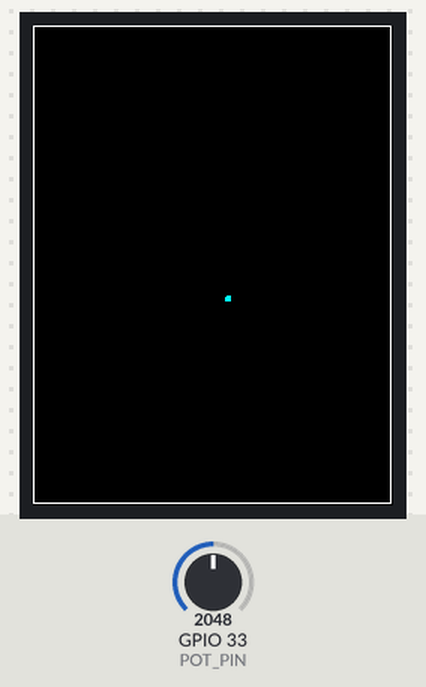
The sketch below on a simulated ESP32-C3. Shown: 240×320 colour display. Inputs (shaded band) come from the test bench; at power-on: GPIO 33 (POT_PIN) = 2048. Random numbers use the default seed unless the sketch sets one; what the sketch prints to the serial monitor is not drawn.

Above: at 1.21 s.
At 3.87 s:
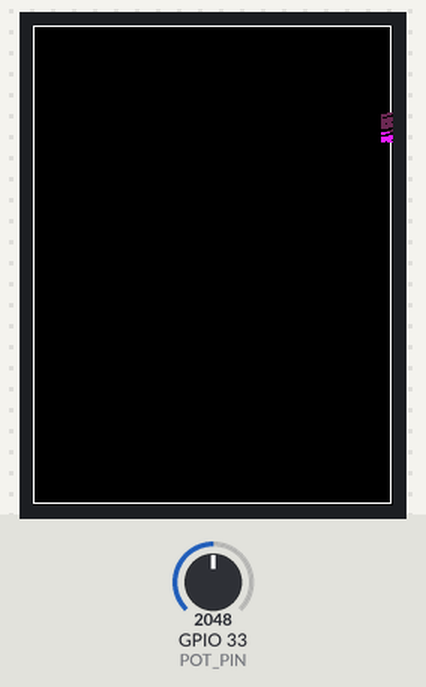
At 6.23 s:
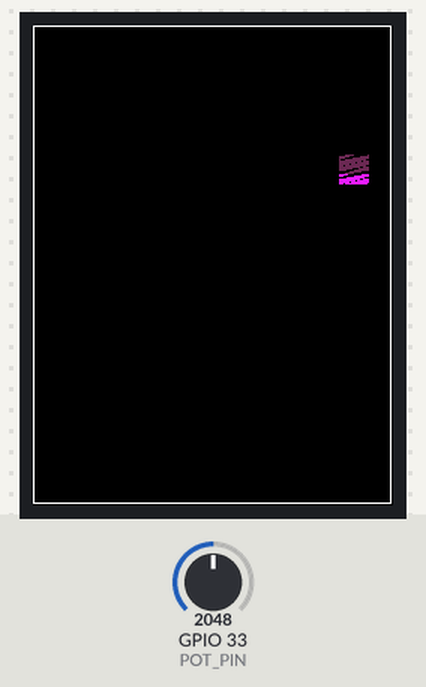
At 11.64 s:
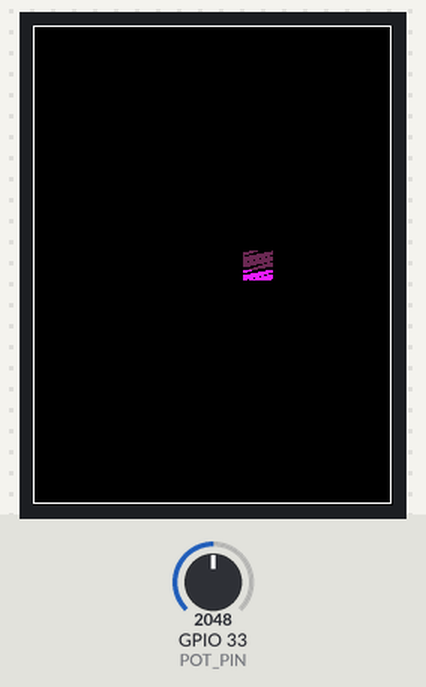
At 18.43 s:
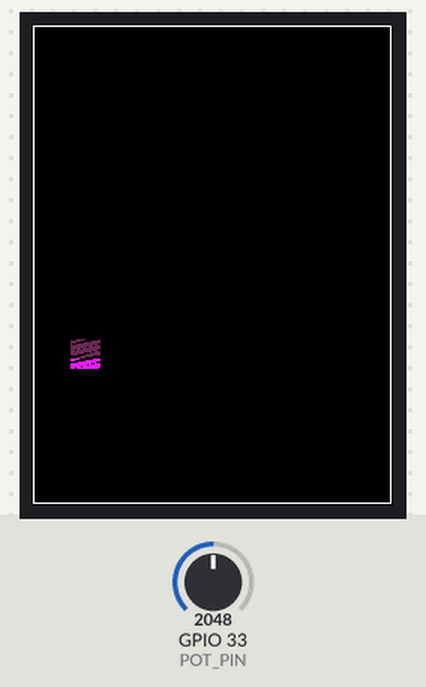
At 25.49 s:
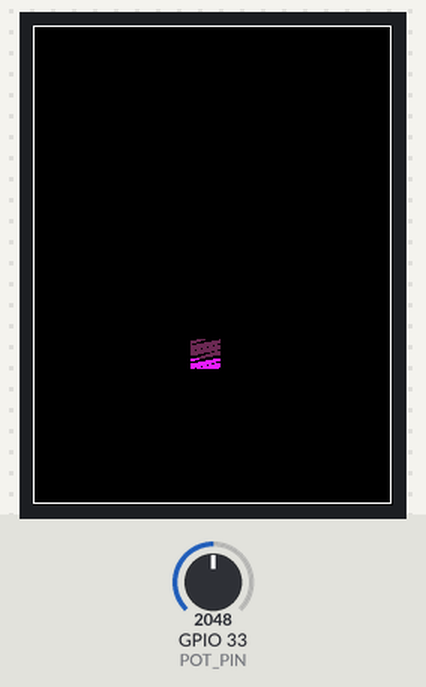

The sketch:

testa_a__man.ino
```cpp
// =========================================================
//  EspTeroids - Versão Polida
//  Com sprites customizados, controles ajustados
// =========================================================

#include <TFT_eSPI.h>
#include <SPI.h>
#include "sprites_data.h"  // Arquivo com sprites convertidos

TFT_eSPI tft = TFT_eSPI();
TFT_eSprite spriteNave = TFT_eSprite(&tft);
TFT_eSprite spriteAsteroide = TFT_eSprite(&tft);
TFT_eSprite spriteTiro = TFT_eSprite(&tft);

// ==================== CONSTANTES ====================
const int NAVE_SIZE = 20;
const int ASTEROIDE_SIZE = 20;
const int TIRO_SIZE = 4;
const int POT_PIN = 33;  // ⭐ Mudado para GPIO 33
const int MAX_ASTEROIDES = 8;
const int MAX_TIROS = 15;
const int PONTOS_EXTRA_VIDA = 2000;

// ==================== ESTRUTURAS ====================
struct Nave {
  int x, y;
  int angulo; // -120 até +120 (240 graus total)
  int velXTiro, velYTiro;
};

struct Asteroide {
  int x, y;
  int velX, velY;
  bool ativo;
  int tipo; // 0, 1, 2 (3 variações)
};

struct Tiro {
  int x, y;
  float velX, velY;
  bool ativo;
};

// ==================== VARIÁVEIS GLOBAIS ====================
Nave nave;
Asteroide asteroides[MAX_ASTEROIDES];
Tiro tiros[MAX_TIROS];

int score = 0;
int vidas = 3;
int ultimaVida = 0;
int dificuldade = 1;
unsigned long startTime = 0;

unsigned long lastAsteroideTime = 0;
unsigned long lastTiroTime = 0;
unsigned long lastFrameTime = 0;
const int FRAME_TIME = 20; // ~50 FPS

// ==================== SETUP ====================
void setup() {
  Serial.begin(115200);
  delay(500);

  // Inicializar display
  tft.init();
  tft.setRotation(0);
  tft.fillScreen(TFT_BLACK);

  // Inicializar sprites
  spriteNave.createSprite(NAVE_SIZE, NAVE_SIZE);
  spriteAsteroide.createSprite(ASTEROIDE_SIZE, ASTEROIDE_SIZE);
  spriteTiro.createSprite(TIRO_SIZE, TIRO_SIZE);

  // Inicializar nave
  nave.x = tft.width() / 2;
  nave.y = tft.height() / 2;
  nave.angulo = 0;

  // Inicializar asteroides e tiros
  for (int i = 0; i < MAX_ASTEROIDES; i++) {
    asteroides[i].ativo = false;
  }
  for (int i = 0; i < MAX_TIROS; i++) {
    tiros[i].ativo = false;
  }

  pinMode(POT_PIN, INPUT);
  startTime = millis();

  Serial.println("EspTeroids iniciado!");
}

// ==================== LOOP PRINCIPAL ====================
void loop() {
  unsigned long now = millis();
  if (now - lastFrameTime < FRAME_TIME) return;
  lastFrameTime = now;

  // Verificar game over
  if (vidas <= 0) {
    gameOver();
    return;
  }

  // Ler entrada
  lerPotenciometro();

  // Atualizar
  atualizarNave();
  dispararTiro();
  atualizarTiros();
  atualizarAsteroides();
  gerarAsteroides();
  atualizarDificuldade();

  // Verificar colisões
  verificarColisoes();

  // Desenhar (começa limpo)
  tft.fillScreen(TFT_BLACK);
  desenharBorda();
  desenharAsteroides();
  desenharTiros();
  desenharNave();

  // HUD separado (não pisca)
  desenharHUD();
}

// ==================== ENTRADA ====================
void lerPotenciometro() {
  int valorPot = analogRead(POT_PIN); // 0-4095
  // Mapear para -120 até +120 graus (240° total)
  nave.angulo = map(valorPot, 0, 4095, -120, 120);
}

// ==================== ATUALIZAÇÃO ====================
void atualizarNave() {
  // Calcular direção do tiro baseado no ângulo
  // +90 porque 0° (centro) aponta para cima
  float rad = (nave.angulo + 90) * PI / 180.0;
  nave.velXTiro = cos(rad) * 3; // velocidade reduzida = 3
  nave.velYTiro = sin(rad) * 3;
}

void atualizarTiros() {
  for (int i = 0; i < MAX_TIROS; i++) {
    if (!tiros[i].ativo) continue;

    tiros[i].x += tiros[i].velX;
    tiros[i].y += tiros[i].velY;

    // Remover se sair da tela
    if (tiros[i].x < 0 || tiros[i].x > tft.width() ||
        tiros[i].y < 0 || tiros[i].y > tft.height()) {
      tiros[i].ativo = false;
    }
  }
}

void atualizarAsteroides() {
  for (int i = 0; i < MAX_ASTEROIDES; i++) {
    if (!asteroides[i].ativo) continue;

    asteroides[i].x += asteroides[i].velX;
    asteroides[i].y += asteroides[i].velY;

    // Wrap-around
    if (asteroides[i].x < -ASTEROIDE_SIZE) asteroides[i].x = tft.width();
    if (asteroides[i].x > tft.width()) asteroides[i].x = -ASTEROIDE_SIZE;
    if (asteroides[i].y < -ASTEROIDE_SIZE) asteroides[i].y = tft.height();
    if (asteroides[i].y > tft.height()) asteroides[i].y = -ASTEROIDE_SIZE;
  }
}

void gerarAsteroides() {
  // Aumenta frequência com dificuldade
  int intervalo = 3000 - (dificuldade * 200); // vai diminuindo
  if (intervalo < 800) intervalo = 800; // mínimo

  if (millis() - lastAsteroideTime < intervalo) return;
  lastAsteroideTime = millis();

  // Encontrar slot livre
  for (int i = 0; i < MAX_ASTEROIDES; i++) {
    if (asteroides[i].ativo) continue;

    // Spawn nas bordas
    int lado = random(4);

    if (lado == 0) {
      asteroides[i].x = random(tft.width());
      asteroides[i].y = -ASTEROIDE_SIZE;
    } else if (lado == 1) {
      asteroides[i].x = tft.width();
      asteroides[i].y = random(tft.height());
    } else if (lado == 2) {
      asteroides[i].x = random(tft.width());
      asteroides[i].y = tft.height();
    } else {
      asteroides[i].x = -ASTEROIDE_SIZE;
      asteroides[i].y = random(tft.height());
    }

    // Velocidade variada mas consistente
    float baseVel = 1.5 + (dificuldade * 0.3); // aumenta com dificuldade
    asteroides[i].velX = (random(-10, 11) / 10.0) * baseVel;
    asteroides[i].velY = (random(-10, 11) / 10.0) * baseVel;

    // Garantir que se move
    if (asteroides[i].velX == 0 && asteroides[i].velY == 0) {
      asteroides[i].velX = 1;
    }

    // Escolher variação de sprite
    asteroides[i].tipo = random(0, 3);
    asteroides[i].ativo = true;

    break;
  }
}

void atualizarDificuldade() {
  unsigned long tempoDecorrido = (millis() - startTime) / 1000; // segundos
  dificuldade = 1 + (tempoDecorrido / 30); // aumenta a cada 30 segundos
  if (dificuldade > 10) dificuldade = 10; // máximo
}

// ==================== DISPARO ====================
void dispararTiro() {
  unsigned long now = millis();
  if (now - lastTiroTime < 150) return; // 150ms entre tiros (mais controlado)
  lastTiroTime = now;

  // Encontrar slot livre
  for (int i = 0; i < MAX_TIROS; i++) {
    if (tiros[i].ativo) continue;

    tiros[i].x = nave.x + NAVE_SIZE / 2;
    tiros[i].y = nave.y + NAVE_SIZE / 2;
    tiros[i].velX = nave.velXTiro;
    tiros[i].velY = nave.velYTiro;
    tiros[i].ativo = true;

    break;
  }
}

// ==================== COLISÕES ====================
void verificarColisoes() {
  // Tiros vs Asteroides
  for (int i = 0; i < MAX_TIROS; i++) {
    if (!tiros[i].ativo) continue;

    for (int j = 0; j < MAX_ASTEROIDES; j++) {
      if (!asteroides[j].ativo) continue;

      if (distancia(tiros[i].x, tiros[i].y,
                    asteroides[j].x + ASTEROIDE_SIZE/2,
                    asteroides[j].y + ASTEROIDE_SIZE/2) < 15) {
        tiros[i].ativo = false;
        asteroides[j].ativo = false;
        score += (100 * dificuldade);

        // Recuperar vida
        if (score - ultimaVida >= PONTOS_EXTRA_VIDA) {
          vidas++;
          ultimaVida = score;
        }
      }
    }
  }

  // Nave vs Asteroides
  for (int i = 0; i < MAX_ASTEROIDES; i++) {
    if (!asteroides[i].ativo) continue;

    if (distancia(nave.x + NAVE_SIZE/2, nave.y + NAVE_SIZE/2,
                  asteroides[i].x + ASTEROIDE_SIZE/2,
                  asteroides[i].y + ASTEROIDE_SIZE/2) < 18) {
      asteroides[i].ativo = false;
      vidas--;
    }
  }
}

int distancia(int x1, int y1, int x2, int y2) {
  int dx = x2 - x1;
  int dy = y2 - y1;
  return sqrt(dx * dx + dy * dy);
}

// ==================== DESENHO ====================
void desenharBorda() {
  tft.drawRect(0, 0, tft.width()-1, tft.height()-1, TFT_WHITE);
}

void desenharNave() {
  spriteNave.fillSprite(TFT_BLACK);
  spriteNave.pushImage(0, 0, NAVE_SIZE, NAVE_SIZE, nave_sprite);
  spriteNave.pushSprite(nave.x, nave.y);
}

void desenharAsteroides() {
  for (int i = 0; i < MAX_ASTEROIDES; i++) {
    if (!asteroides[i].ativo) continue;

    spriteAsteroide.fillSprite(TFT_BLACK);

    // Escolher sprite baseado no tipo
    if (asteroides[i].tipo == 0) {
      spriteAsteroide.pushImage(0, 0, ASTEROIDE_SIZE, ASTEROIDE_SIZE, asteroide1_sprite);
    } else if (asteroides[i].tipo == 1) {
      spriteAsteroide.pushImage(0, 0, ASTEROIDE_SIZE, ASTEROIDE_SIZE, asteroide2_sprite);
    } else {
      spriteAsteroide.pushImage(0, 0, ASTEROIDE_SIZE, ASTEROIDE_SIZE, asteroide3_sprite);
    }

    spriteAsteroide.pushSprite(asteroides[i].x, asteroides[i].y);
  }
}

void desenharTiros() {
  spriteTiro.fillSprite(TFT_BLACK);
  spriteTiro.fillCircle(TIRO_SIZE / 2, TIRO_SIZE / 2, 2, TFT_CYAN);

  for (int i = 0; i < MAX_TIROS; i++) {
    if (!tiros[i].ativo) continue;
    spriteTiro.pushSprite(tiros[i].x - TIRO_SIZE / 2, tiros[i].y - TIRO_SIZE / 2);
  }
}

void desenharHUD() {
  tft.setTextColor(TFT_WHITE, TFT_BLACK);
  tft.setTextSize(1);

  // Score (canto superior esquerdo)
  tft.setCursor(5, 5);
  tft.print("Score: ");
  tft.print(score);

  // Vidas (canto superior direito)
  tft.setCursor(tft.width() - 70, 5);
  tft.print("Vidas: ");
  tft.print(vidas);

  // Dificuldade (centro superior)
  tft.setCursor(tft.width() / 2 - 30, 5);
  tft.print("Onda: ");
  tft.print(dificuldade);
}

// ==================== GAME OVER ====================
void gameOver() {
  tft.fillScreen(TFT_BLACK);

  tft.setTextColor(TFT_RED, TFT_BLACK);
  tft.setTextSize(3);
  tft.setCursor(tft.width() / 2 - 90, tft.height() / 2 - 60);
  tft.print("GAME OVER");

  tft.setTextSize(2);
  tft.setTextColor(TFT_YELLOW, TFT_BLACK);
  tft.setCursor(tft.width() / 2 - 60, tft.height() / 2 - 10);
  tft.print("Score Final:");
  tft.print(score);

  tft.setTextSize(1);
  tft.setTextColor(TFT_GREEN, TFT_BLACK);
  tft.setCursor(tft.width() / 2 - 40, tft.height() / 2 + 20);
  tft.print("Onda atingida: ");
  tft.print(dificuldade);

  delay(5000);

  // Reiniciar
  vidas = 3;
  score = 0;
  dificuldade = 1;
  ultimaVida = 0;
  startTime = millis();
  lastAsteroideTime = 0;

  for (int i = 0; i < MAX_ASTEROIDES; i++) {
    asteroides[i].ativo = false;
  }
  for (int i = 0; i < MAX_TIROS; i++) {
    tiros[i].ativo = false;
  }
}
```

Source omitted: sprites_data.h (data table, 8710 bytes)
